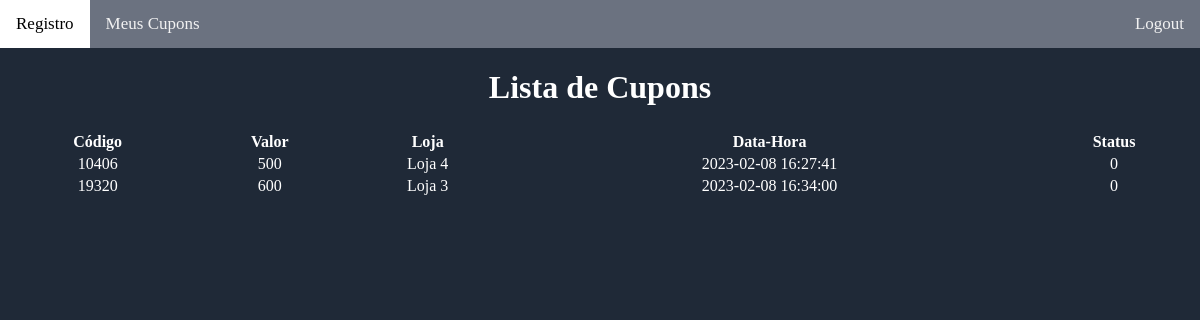
Page /views/dashboardUserCoupons.php?userId=2 (signed in) on the earlier database version.
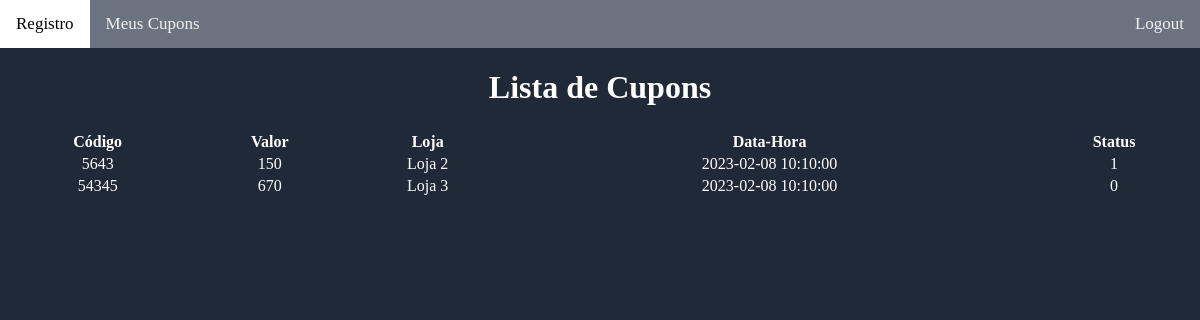
Same page on the later database version.
### tables this page shows
CREATE TABLE `coupons` (
  `id` int(10) UNSIGNED NOT NULL,
  `user_id` int(11) DEFAULT NULL,
  `code` int(10) NOT NULL,
  `cpf` varchar(11) NOT NULL,
  `valor` double NOT NULL,
  `store` varchar(100) NOT NULL,
  `date_time` datetime NOT NULL,
  `status` tinyint(1) NOT NULL
);

### inc/config.php (called while the page is built, shortened)
<?PHP
$host = "localhost";
$user = "root";
$password = "";
$dbname = "shopping_campaign";

### controllers/indexController.php (called while the page is built, shortened)
<?php
Class Index {
    private $conn;
    public function __construct($dbname, $host, $user, $password)
    {
        try{
            $this->conn = new PDO("mysql:dbname=".$dbname.";host=".$host, $user, $password);
            $this->conn->setAttribute(PDO::ATTR_ERRMODE, PDO::ERRMODE_EXCEPTION);
        }catch(PDOException $e){
            echo "Ocorreu uma falha na conexão com o banco de dados : ". $e->getMessage();
            exit();
        }
    }
    public function listUserCoupons(int $id): array
    {
        try {
            $sql = "SELECT code, valor, store, date_time, status FROM coupons WHERE user_id = $id ORDER BY status DESC";
            $query = $this->conn->query($sql);
            $result = $query->fetchAll(PDO::FETCH_ASSOC);
            return $result;
        } catch (Exception $e) {
            return [
                "sucesso" => false,
                "mensagem" => $e->getMessage()
            ];
        }
    }
}
?>

### views/dashboardUserCoupons.php (the view, shortened to what this page needs)
<?php
include '../layouts/dashboardHeader.php';
require_once '../controllers/indexController.php';
include '../inc/config.php';
$p = new Index($dbname, $host, $user, $password);
if(isset($_GET['userId'])){
  $id = $_GET['userId'];
  $result = $p->listUserCoupons($id);
}
?>
<html>
<head>
    <link rel="stylesheet" href="../assets/style.css">
</head>
<body>
<?php
echo "<h1 style='text-align: center;color:white'> Lista de Cupons </h1>";
echo "<table style='text-align: center;color:white' width='100%'><tr>";
echo "<tr><th>Código</th><th>Valor</th><th>Loja</th><th>Data-Hora</th><th>Status</th></tr>";
foreach ($result as $key => $value) {
    echo '<tr>';
    foreach ($value as $key2 => $value2) {
        if($key2 === 'id'){
          echo "<td><a onclick='getUserCoupons($value2)'>$value2</a></td>";
        }else{
          echo "<td>$value2</td>";
        }
    }
echo '</tr>';
}
echo '</table>';
?>
</body>
</html>

### layouts/dashboardHeader.php (shortened to what this page needs)
<?php
require_once '../controllers/indexController.php';
require_once '../inc/config.php';
?>
<html>
<body>
    <div class="topnav">
      <a href="dashboardHome.php">Registro</a>
      <a href="dashboardMyCoupons.php">Meus Cupons</a>
      <a id='logout' href="?logout=logout">Logout</a>
    </div>
</body>
</html>

### layouts/dashboardHeader.php (style rules this page uses)
body { margin: 0; background-color: #1f2937 }
#logout { float: right; }
.topnav { overflow: hidden; background-color: #6b7280; }
.topnav a { float: left; color: #f2f2f2; text-align: center; padding: 14px 16px; text-decoration: none; font-size: 17px; }

### views/dashboardUserCoupons.php (style rules this page uses)
body { margin: 0; background-color: #1f2937 }

Differences in the rows shown:
removed coupons: code "10406", valor "500", store "Loja 4", date_time "2023-02-08 16:27:41", status "0"
removed coupons: code "19320", valor "600", store "Loja 3", date_time "2023-02-08 16:34:00", status "0"
added coupons: code "5643", valor "150", store "Loja 2", date_time "2023-02-08 10:10:00", status "1"
added coupons: code "54345", valor "670", store "Loja 3", date_time "2023-02-08 10:10:00", status "0"
